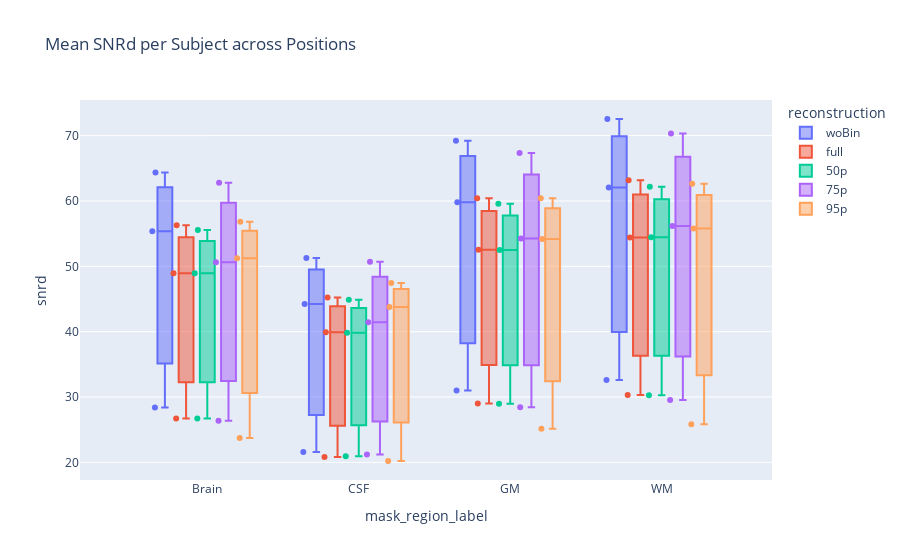

Source (notebook cell):
### Markdown cell above
SNRd mean

### Code cell
import pandas as pd
import plotly.express as px

# Assuming 'merged' dataframe is already loaded

# Build SNRd-long dataframe from `merged` (exclude 'eyes' mask)
records_snrd = []
for _, r in merged.iterrows():
    mask = r.get('mask')
    if str(mask).lower() == 'eyes':
        continue

    subj = r.get('subject')
    pos = r.get('position')
    rec = r.get('reconstruction')
    bids = r.get('bids_name')

    if str(mask) == 'brain':
        tissue_map = [('snrd_csf', 'CSF'), ('snrd_gm', 'GM'), ('snrd_wm', 'WM'), ('snrd_total', 'Brain')]
        for col, tissue in tissue_map:
            val = r.get(col) if col in r.index else pd.NA
            records_snrd.append({
                'subject': subj,
                'position': pos,
                'reconstruction': rec,
                'mask': 'brain',
                'region': tissue,
                'mask_region': f'brain_{tissue}',
                'mask_region_label': tissue,
                'snrd': val,
                'bids_name': bids
            })
    else:
        val = r.get('snrd_total') if 'snrd_total' in r.index else pd.NA
        label = 'Whole Volume' if str(mask) == 'volume' else mask
        records_snrd.append({
            'subject': subj,
            'position': pos,
            'reconstruction': rec,
            'mask': mask,
            'region': label,
            'mask_region': mask,
            'mask_region_label': label,
            'snrd': val,
            'bids_name': bids
        })

plot_snrd = pd.DataFrame.from_records(records_snrd)
plot_snrd = plot_snrd.dropna(subset=['snrd'])

# Compute mean SNRd per subject across positions
df_snrd_mean = plot_snrd.groupby(
    ['subject', 'mask_region_label', 'reconstruction'], as_index=False
)['snrd'].mean()

# Ensure categorical ordering (remove 'Eyes')
mask_order_snrd = ['Whole Volume', 'Brain', 'CSF', 'GM', 'WM']
recon_order = ['woBin', 'full', '50p', '75p', '95p']

df_snrd_mean['reconstruction'] = pd.Categorical(df_snrd_mean['reconstruction'], categories=recon_order, ordered=True)
df_snrd_mean['mask_region_label'] = pd.Categorical(df_snrd_mean['mask_region_label'], categories=mask_order_snrd, ordered=True)

# Boxplot of averaged SNRd per subject
fig_avg = px.box(
    df_snrd_mean,
    x='mask_region_label',
    y='snrd',
    color='reconstruction',
    points='all',
    title='Mean SNRd per Subject across Positions',
    category_orders={'mask_region_label': mask_order_snrd, 'reconstruction': recon_order}
)
fig_avg.update_layout(boxmode='group')
fig_avg.show()

### Figure 1 — Plotly figure (JSON) as saved in the notebook; plotly's stock layout.template omitted (floating-point values rounded to 4 significant figures)
{"data": [{"alignmentgroup": "True", "boxpoints": "all", "hovertemplate": "reconstruction=woBin<br>mask_region_label=%{x}<br>snrd=%{y}<extra></extra>", "legendgroup": "woBin", "marker": {"color": "#636efa"}, "name": "woBin", "notched": false, "offsetgroup": "woBin", "orientation": "v", "showlegend": true, "type": "box", "x": ["Brain", "CSF", "GM", "WM", "Brain", "CSF", "GM", "WM", "Brain", "CSF", "GM", "WM"], "x0": " ", "xaxis": "x", "y": [55.36, 44.23, 59.8, 62.05, 64.34, 51.26, 69.23, 72.54, 28.4, 21.57, 31.02, 32.6], "y0": " ", "yaxis": "y"}, {"alignmentgroup": "True", "boxpoints": "all", "hovertemplate": "reconstruction=full<br>mask_region_label=%{x}<br>snrd=%{y}<extra></extra>", "legendgroup": "full", "marker": {"color": "#EF553B"}, "name": "full", "notched": false, "offsetgroup": "full", "orientation": "v", "showlegend": true, "type": "box", "x": ["Brain", "CSF", "GM", "WM", "Brain", "CSF", "GM", "WM", "Brain", "CSF", "GM", "WM"], "x0": " ", "xaxis": "x", "y": [48.96, 39.91, 52.54, 54.42, 56.27, 45.24, 60.42, 63.16, 26.71, 20.84, 29.0, 30.3], "y0": " ", "yaxis": "y"}, {"alignmentgroup": "True", "boxpoints": "all", "hovertemplate": "reconstruction=50p<br>mask_region_label=%{x}<br>snrd=%{y}<extra></extra>", "legendgroup": "50p", "marker": {"color": "#00cc96"}, "name": "50p", "notched": false, "offsetgroup": "50p", "orientation": "v", "showlegend": true, "type": "box", "x": ["Brain", "CSF", "GM", "WM", "Brain", "CSF", "GM", "WM", "Brain", "CSF", "GM", "WM"], "x0": " ", "xaxis": "x", "y": [48.92, 39.84, 52.5, 54.43, 55.55, 44.9, 59.56, 62.2, 26.73, 20.95, 28.98, 30.27], "y0": " ", "yaxis": "y"}, {"alignmentgroup": "True", "boxpoints": "all", "hovertemplate": "reconstruction=75p<br>mask_region_label=%{x}<br>snrd=%{y}<extra></extra>", "legendgroup": "75p", "marker": {"color": "#ab63fa"}, "name": "75p", "notched": false, "offsetgroup": "75p", "orientation": "v", "showlegend": true, "type": "box", "x": ["Brain", "CSF", "GM", "WM", "Brain", "CSF", "GM", "WM", "Brain", "CSF", "GM", "WM"], "x0": " ", "xaxis": "x", "y": [50.62, 41.45, 54.26, 56.16, 62.78, 50.72, 67.32, 70.31, 26.39, 21.19, 28.42, 29.55], "y0": " ", "yaxis": "y"}, {"alignmentgroup": "True", "boxpoints": "all", "hovertemplate": "reconstruction=95p<br>mask_region_label=%{x}<br>snrd=%{y}<extra></extra>", "legendgroup": "95p", "marker": {"color": "#FFA15A"}, "name": "95p", "notched": false, "offsetgroup": "95p", "orientation": "v", "showlegend": true, "type": "box", "x": ["Brain", "CSF", "GM", "WM", "Brain", "CSF", "GM", "WM", "Brain", "CSF", "GM", "WM"], "x0": " ", "xaxis": "x", "y": [51.25, 43.76, 54.2, 55.79, 56.83, 47.44, 60.43, 62.64, 23.73, 20.21, 25.13, 25.84], "y0": " ", "yaxis": "y"}], "layout": {"boxmode": "group", "legend": {"title": {"text": "reconstruction"}, "tracegroupgap": 0}, "title": {"text": "Mean SNRd per Subject across Positions"}, "xaxis": {"anchor": "y", "categoryarray": ["Whole Volume", "Brain", "CSF", "GM", "WM"], "categoryorder": "array", "domain": [0, 1], "title": {"text": "mask_region_label"}}, "yaxis": {"anchor": "x", "domain": [0, 1], "title": {"text": "snrd"}}}}
